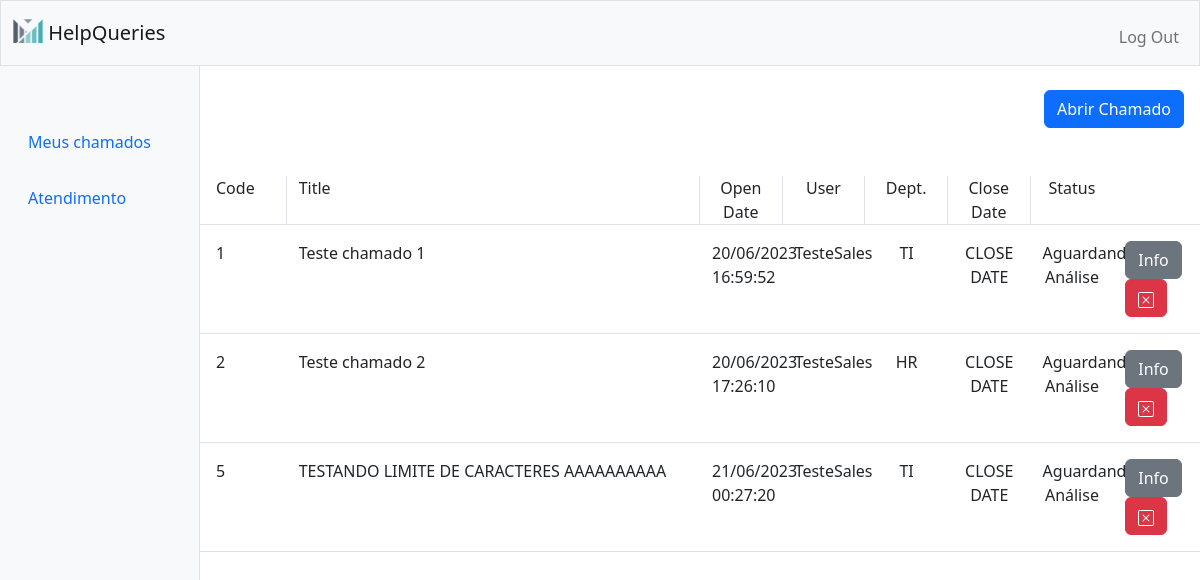
/ (signed in), run on the app's committed database.
### tables this page shows
CREATE TABLE chamados (
id INTEGER PRIMARY KEY AUTOINCREMENT,
id_user INTEGER NOT NULL,
id_dep INTEGER NOT NULL,
date TEXT NOT NULL,
description TEXT NOT NULL,
status TEXT NOT NULL
, sumary TEXT);

CREATE TABLE department (
id INTEGER PRIMARY KEY AUTOINCREMENT,
name TEXT NOT NULL,
accept_ticket TEXT NOT NULL
);

### app.py (the view)
@app.route('/')
@login_required
def index () :
    conn = sqlite3.connect('hq.db')
    db = conn.cursor()
    db.execute('SELECT id, name FROM department WHERE accept_ticket = "yes"')
    supports = db.fetchall()
    db.execute("SELECT id, sumary, date, id_dep, status FROM chamados WHERE id_user = ?", (session['user_id'],))
    tickets = db.fetchall()
    tickets = [(t[0], t[1], t[2], int(t[3]), t[4]) for t in tickets]
    db.execute("SELECT id, name FROM department")
    departments = db.fetchall()
    return render_template('index.html', supports=supports, tickets=tickets, departments=departments)

### app.py (called while the page is built)
@app.after_request
def after_request(response):
    response.headers["Cache-Control"] = "no-cache, no-store, must-revalidate"
    response.headers["Expires"] = 0
    response.headers["Pragma"] = "no-cache"
    return response

### tools.py (called while the page is built)
def login_required(f):
    @wraps(f)
    def decorated_function(*args, **kwargs):
        if session.get("user_id") is None:
            return redirect("/login")
        return f(*args, **kwargs)
    return decorated_function

### templates/index.html (shortened to what this page needs)
{% extends "layout.html" %}
{% block main %}
    <div class="container-fluid height-container">
        <div class="row height-flex">
            <div class="col-2 py-5 nav-border border-end border-grey bg-light height-overflow" style="border-top: 0px;">
                <ul class="nav flex-column">
                    <li class="nav-item py-2">
                        <a class="nav-link active" aria-current="page" href="/">Meus chamados</a>
                    </li>
                    <li class="nav-item py-2">
                        <a class="nav-link" href="/atendimento">Atendimento</a>
                    </li>
                </ul>
            </div>
            <div class="col-10 py-4 px-0 height-overflow">
                <div class="position-relative me-3">
                    <div class="d-flex justify-content-end">
                        <button type="button" class="btn btn-primary" data-bs-toggle="modal" data-bs-target="#exampleModal">
                            Abrir Chamado
                        </button>
                    </div>
                </div>
                <ul class="list-group list-group-flush py-5">
                    <li class="list-group-item py-0">
                        <div class="container-fluid px-0">
                            <div class="row">
                                <div class="col-1 border-end border-grey">
                                    <p class="fs-6 my-0">Code</p>
                                </div>
                                <div class="col-5 border-end border-grey">
                                    <p class="fs-6 my-0">Title</p>
                                </div>
                                <div class="col-1 border-end border-grey text-center">
                                    <p class="fs-6 my-0 text-center">Open Date</p>
                                </div>
                                <div class="col-1 border-end border-grey text-center">
                                    <p class="fs-6 my-0 text-center">User</p>
                                </div>
                                <div class="col-1 border-end border-grey text-center">
                                    <p class="fs-6 my-0 text-center">Dept.</p>
                                </div>
                                <div class="col-1 border-end border-grey text-center">
                                    <p class="fs-6 my-0 text-center">Close Date</p>
                                </div>
                                <div class="col-1 text-center">
                                    <p class="fs-6 my-0 text-center">Status</p>
                                </div>
                            </div>
                        </div>
                    </li>
                    {% for ticket in tickets %}
                    <li class="list-group-item py-3 border-bottom border-grey">
                        <div class="container-fluid px-0">
                            <div class="row">
                                <div class="col-1">
                                    {{ ticket[0]}}
                                </div>
                                <div class="col-5">
                                    {{ ticket[1] }}
                                </div>
                                <div class="col-1 text-center">
                                    {{ ticket[2] }}
                                </div>
                                <div class="col-1 text-center">
                                    {{ session['user_name'] }}
                                </div>
                                <div class="col-1 text-center">
                                    {{ departments[ticket[3] - 1][1] }}
                                </div>
                                <div class="col-1 text-center">
                                    CLOSE DATE
                                </div>
                                <div class="col-1 text-center">
                                    {{ ticket[4] }}
                                </div>
                                <div class="col-1">
                                    <form action="/more-info" method="post">
                                        <button name="ticket_id" value="{{ ticket[0] }}" class="btn btn-secondary">
                                            Info
                                        </button>
                                        <button class="btn btn-danger" title="Close Ticket">
                                        </button>
                                    </form>
                                </div>
                            </div>
                        </div>
                    </li>
                    {% endfor %}
                </ul>
            </div>
        </div>
    </div>
{% endblock %}

### templates/layout.html (shortened to what this page needs)
<!DOCTYPE html>
<html lang="en">
<head>
    <link href="/static/style.css" rel="stylesheet">
    <link href="https://cdn.jsdelivr.net/npm/bootstrap@5.2.3/dist/css/bootstrap.min.css" rel="stylesheet">
</head>
<body>
    <nav class="bg-light border navbar navbar-expand-md navbar-light" id="navigation">
        <div class="container-fluid">
            <a class="navbar-brand" href="/">
                <img src="/static/logo_transparent.png" alt="" width="30" height="24" class="d-inline-block align-text-top">
                HelpQueries
            </a>
            <div class="collapse navbar-collapse" id="navbar">
                {% if session["user_id"] %}
                    <ul class="navbar-nav ms-auto mt-2">
                        <li class="nav-item"><a class="nav-link" href="/logout">Log Out</a></li>
                    </ul>
                {% endif %}
            </div>
        </div>
    </nav>
    {% block main %}
    {% endblock %}
</body>
</html>

### static/style.css (style rules this page uses)
.nav-border { border-left: none; border-top: none; border-bottom: none; }
html, body { height: 100%; margin: 0; padding: 0; }
.height-container { display: flex; flex-direction: column; height: calc(100% - var(--navbar-height)); }
.height-flex { flex: 1; display: flex; }
.height-overflow { height: 100%; overflow-y: auto; }

### data on the page
chamados: id "1", sumary "Teste chamado 1", date "20/06/2023 16:59:52", user_name "TesteSales", status "Aguardando Análise"
department: name "TI"
chamados: id "2", sumary "Teste chamado 2", date "20/06/2023 17:26:10", user_name "TesteSales", status "Aguardando Análise"
department: name "HR"
chamados: id "5", sumary "TESTANDO LIMITE DE CARACTERES AAAAAAAAAA", date "21/06/2023 00:27:20", user_name "TesteSales", status "Aguardando Análise"
